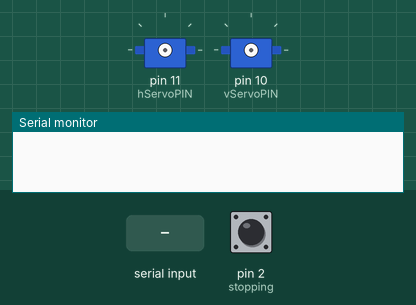
Simulated run of this sketch. Board: Arduino Uno, built with avr-gcc and run on an emulated ATmega328P. Shown: 2 × servo, the last lines printed to the serial monitor. The test bench sets the inputs (shaded band); at power-on: pin 2 (stopping) LOW. Random numbers use the default seed unless the sketch sets one.

Above: at 1.2 s.
1.3 s: pin 2 (stopping) pulled HIGH for 0.15 s
At 3.66 s:
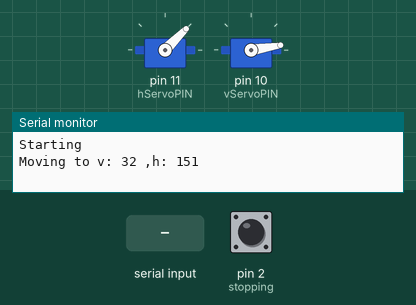
4.3 s: pin 2 (stopping) pulled HIGH for 1 s
6.8 s: "start" received over Serial
At 9.76 s:
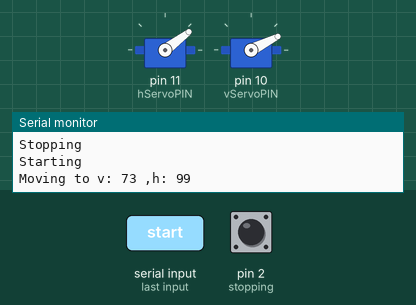
9.8 s: pin 2 (stopping) pulled HIGH for 3.2 s
14.5 s: pin 2 (stopping) pulled HIGH for 0.15 s
At 15.3 s:
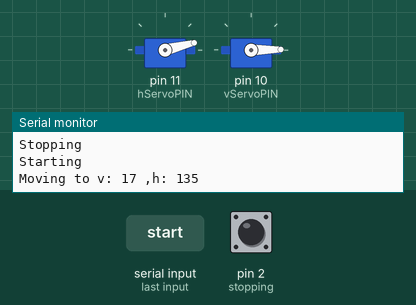
17.6 s: pin 2 (stopping) pulsed HIGH 5 times (0.12 s each, 0.3 s apart)
At 25.08 s:
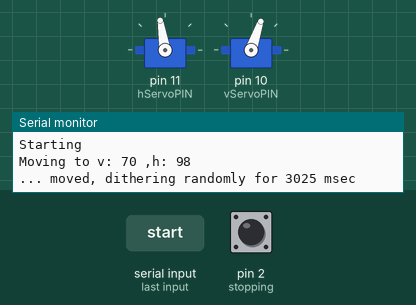
Timing chart, 0 to 25.3 s (numbered marks = the images above; inputs shaded):
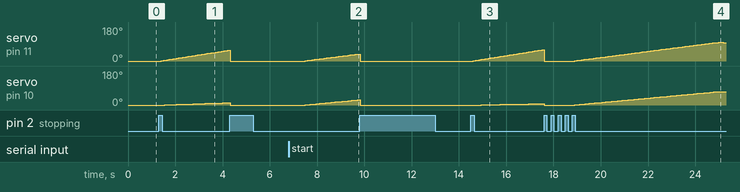

The sketch:

CatsToy.ino
```cpp
#include <Servo.h>

Servo hservo;
Servo vservo;

int hServoPIN = 11;
int vServoPIN = 10;

typedef enum stateType { idle, starting, stopping , inUse };
volatile stateType state;

int lastH;
int lastV;

const int calibrationVerts = 14;
int calibrationData[calibrationVerts][3] = {
  15, 105, 180,
  20, 85, 180,
  35, 50, 180,
  40, 45, 180,
  45, 37, 150,
  50, 35, 140,
  55, 25, 125,
  60, 22, 120,
  65, 20, 120,
  70, 15, 120,
  75, 95, 120,
  80, 105, 120,
  85, 105, 113,
  88, 105, 112,
};

void setup()  {
  Serial.begin(9600);
  randomSeed(analogRead(0));
  state = idle;

  attachInterrupt(0, pushButton, RISING);
}

void loop()
{
  parseSerial();

  if(state == starting){
   Serial.println("Starting");
      startServos();
      state = inUse;
  }
  else if(state == stopping){
    Serial.println("Stopping");
      stopServos();
      state = idle;
  }
  else if (state == inUse){
    int vMin = calibrationData[0][0];
    int vMax = calibrationData[calibrationVerts-1][0];

    int v = random(vMin, vMax);

    int hmin = getHMin(v);
    int hmax = getHMax(v);

    int h = 0;
    if(hmin <= hmax){
      h = random(hmin,hmax);
    } else{
      h= random(hmax,hmin);
    }
    Serial.print("Moving to v: ");
    Serial.print(v);
    Serial.print(" ,h: ");
    Serial.println(h);

    moveSlowly(h,v);

    Serial.print("... moved");

    int randDelay = random(1000, 5000);
    Serial.print(", dithering randomly for ");
    Serial.print(randDelay);
    Serial.println(" msec");
    dither(randDelay);
  }
}

void startServos(){
    hservo.attach(hServoPIN);
    vservo.attach(vServoPIN);
    hservo.write(0);
    vservo.write(0);
    lastH=0;
    lastV=0;
}

void stopServos(){
  hservo.write(0);
  vservo.write(0);
  delay(1000);
  hservo.detach();
  vservo.detach();
  lastH=0;
  lastV=0;
}

void pushButton(){
  if(state == idle){
    state = starting;
  }
  if(state == inUse){
    state = stopping;
  }
}
```

Comm.ino
```cpp
void parseSerial(){

  int i=0;
  char commandbuffer[100];

  if(Serial.available()){
    delay(100);
    while( Serial.available() && i< 99) {
      commandbuffer[i++] = Serial.read();
      delay(100);
    }
  }

  if(i>0) {
    if(strcmp(commandbuffer, "start") ==0){
      state = starting;
    }
    if(strcmp(commandbuffer, "stop") ==0){
      state = stopping;
    }
  }
  memset(commandbuffer, 0, (sizeof(commandbuffer)/sizeof(commandbuffer[0])));

}
```

Movement.ino
```cpp
void moveSlowly(int h, int v){
  float t = 1;
  float dist = sqrt(pow(lastH-h, 2) + pow(lastV-v, 2));
  float dt = 1/dist;

  while(t>=0 && state == inUse) {
    int hh = interpol(lastH, h, t);
    hservo.write(hh);
    int vv = interpol(lastV, v, t);
    vservo.write(vv);
    delay(50);

    t -= dt;
  }
  lastH = h;
  lastV = v;
}

/*
 Interpolates the segment between the points p1 (x1,y1)
 and p2 (x2, y2).
 t must be between 0 (corresponding to p2) and 1 (= p1)
*/
int interpol(int x1, int x2, float t){
  float x = t*x1 + (1-t)* x2;
  return (int) x;
}


void dither(int millisecd){
  for(int i=0; i< millisecd && state == inUse; i+=100) {
    int hp = random(-2,2);
    int vp = random(-2,2);

    hservo.write(lastH+hp);
    vservo.write(lastV+vp);
    delay(100);
  }
}
```

interpolation.ino
```cpp
int getHMin(int v){
  for(int i=0; i< calibrationVerts-1; i++){

    int v1 = calibrationData[i][0];
    int v2 = calibrationData[i+1][0];

    int h1 = calibrationData[i][1];
    int h2 = calibrationData[i+1][1];

    if(v == v1)
      return h1;
    if(v == v2)
      return h2;
    if((v> v1) && (v< v2))
      return map(v, v1, v2, h1, h2);
  }
  return -1;
}


int getHMax(int v){
  for(int i=0; i< calibrationVerts-1; i++){
    int v1 = calibrationData[i][0];
    int v2 = calibrationData[i+1][0];

    int h1 = calibrationData[i][2];
    int h2 = calibrationData[i+1][2];

    if(v == v1)
      return h1;
    if(v == v2)
      return h2;
    if((v> v1) && (v< v2))
      return map(v, v1, v2, h1, h2);
  }
  return -1;
}
```

Measured:
- after the input at 1.3 s, servo on pin 11 (hServoPIN): moves from 0° to 57° over 2.9 s, starting after 0.10 s; servo on pin 10 (vServoPIN): moves from 0° to 12° over 2.7 s, starting after 0.25 s
- after the input at 6.8 s, servo on pin 11 (hServoPIN): moves from 0° to 37° over 2.2 s, starting after 0.70 s; servo on pin 10 (vServoPIN): moves from 0° to 27° over 2.2 s, starting after 0.70 s
- after the input at 14.5 s, servo on pin 11 (hServoPIN): moves from 0° to 60° over 3.0 s, starting after 0.10 s; servo on pin 10 (vServoPIN): moves from 0° to 7° over 2.4 s, starting after 0.45 s
